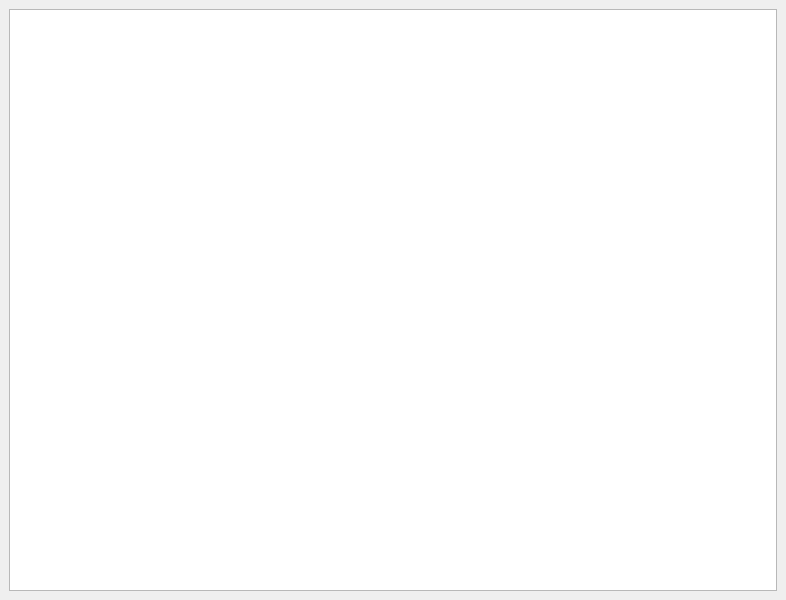
<?xml version="1.0" encoding="UTF-8"?>
<ui version="4.0">
 <class>MainWindow</class>
 <widget class="QMainWindow" name="MainWindow">
  <property name="geometry">
   <rect>
    <x>0</x>
    <y>0</y>
    <width>786</width>
    <height>600</height>
   </rect>
  </property>
  <property name="windowTitle">
   <string>MainWindow</string>
  </property>
  <widget class="QWidget" name="centralwidget">
   <layout class="QGridLayout" name="gridLayout">
    <item row="0" column="0">
     <widget class="QListWidget" name="listWidget"/>
    </item>
   </layout>
  </widget>
 </widget>
 <resources/>
 <connections/>
</ui>
